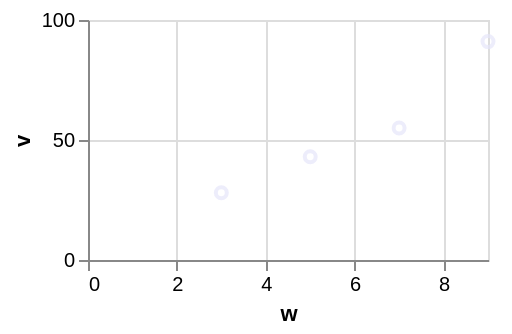

Write the Vega-Lite specification saved for this chart.
### Vega-Lite specification from a JSON file in a GitHub repository (floating-point values rounded to 4 significant figures)
{"$schema": "https://vega.github.io/schema/vega-lite/v6.json", "width": 200, "height": 120, "data": {"values": [{"c": "alpha", "v": 28, "w": 3, "t": "2024-01-07"}, {"c": "beta", "v": 55, "w": 7, "t": "2024-03-19"}, {"c": "gamma", "v": 43, "w": 5, "t": "2024-06-02"}, {"c": "delta", "v": 91, "w": 9, "t": "2024-09-11"}]}, "mark": {"type": "point", "color": "lavender"}, "encoding": {"x": {"field": "w", "type": "quantitative"}, "y": {"field": "v", "type": "quantitative"}}}
